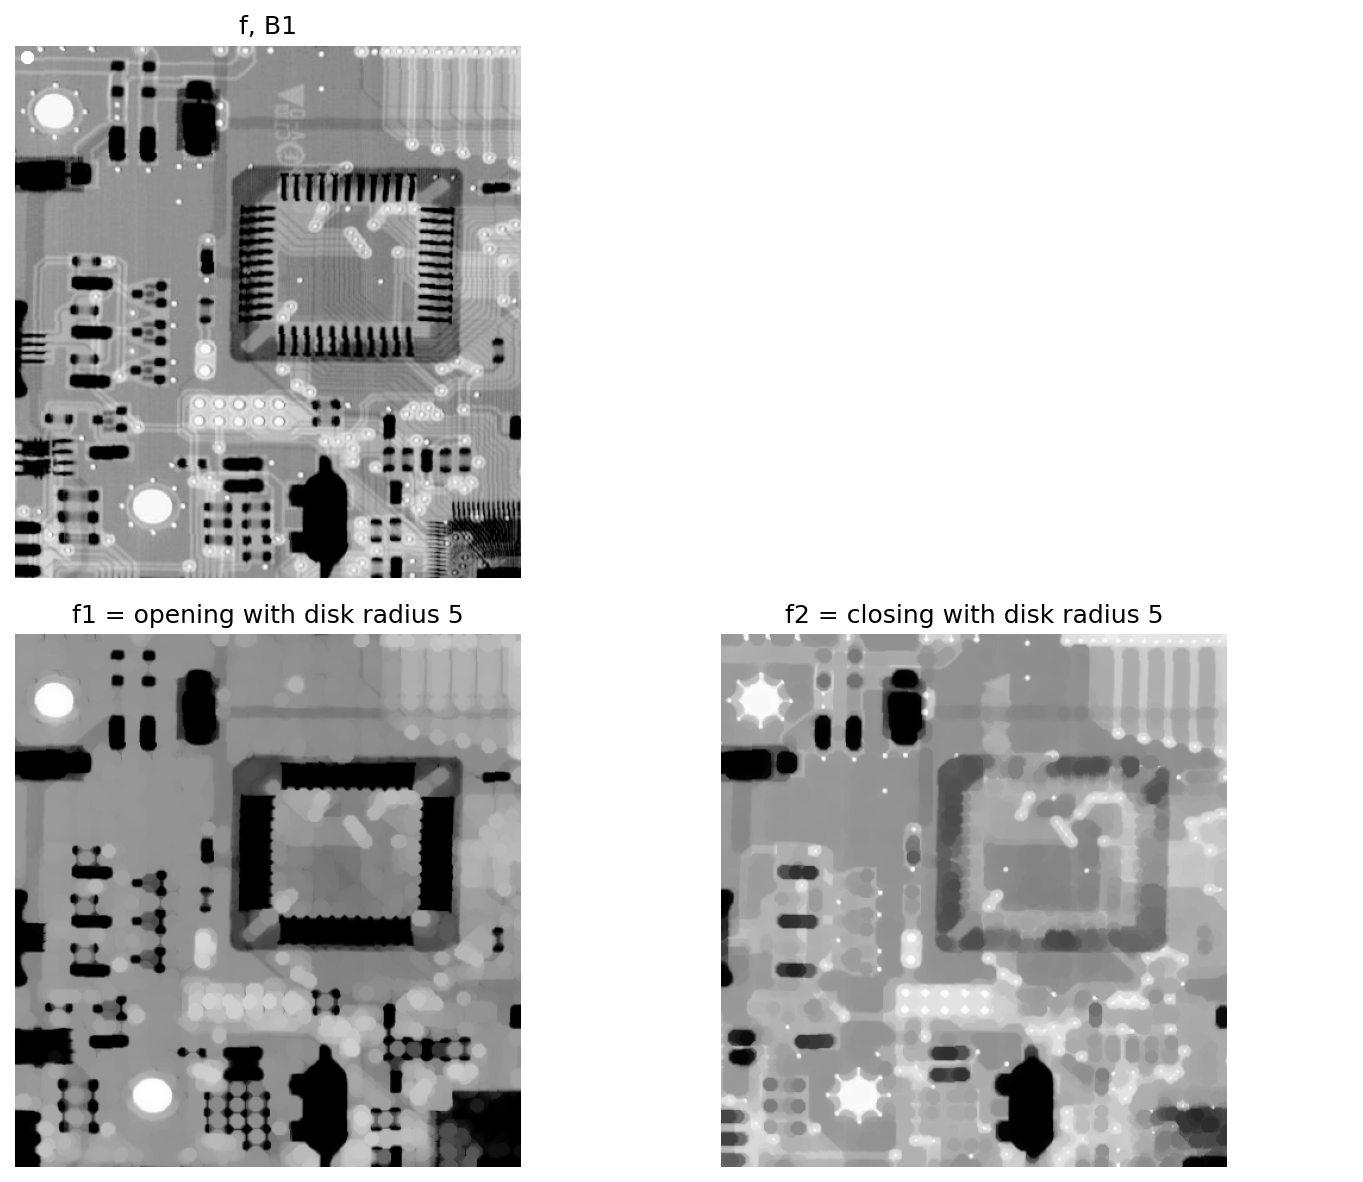

The script that saved this image:
import numpy as np
import matplotlib.pyplot as plt
from PIL import Image
import sys
from pathlib import Path
import ia870 as ia
from General.AddSE2Image import AddSE2Image
from libDIPUM.data_path import dip_data

# %% Figure939
# Morphological opening and closing

# %% Data
f = np.array(Image.open(dip_data('circuitboard-section.tif')))
if f.ndim == 3:
    f = f[..., 0]

# %% SE
B1 = ia.iasedisk(5)

# %% Opening and closing
f1 = ia.iaopen(f, B1)
f2 = ia.iaclose(f, B1)


# %% Display
fig, ax = plt.subplots(2, 2, figsize=(10, 8), sharex=True, sharey=True, num=1)
try:
    fig.canvas.manager.set_window_title('Figure 9.37')
except Exception:
    pass

ax = ax.ravel()

ax[0].imshow(AddSE2Image(f, B1, int(np.max(f))), cmap='gray')
ax[0].set_title('f, B1')
ax[0].axis('off')

ax[1].axis('off')

ax[2].imshow(f1, cmap='gray')
ax[2].set_title('f1 = opening with disk radius 5')
ax[2].axis('off')

ax[3].imshow(f2, cmap='gray')
ax[3].set_title('f2 = closing with disk radius 5')
ax[3].axis('off')

plt.tight_layout()
fig.savefig('Figure939.png', dpi=150, bbox_inches='tight')
plt.show()
